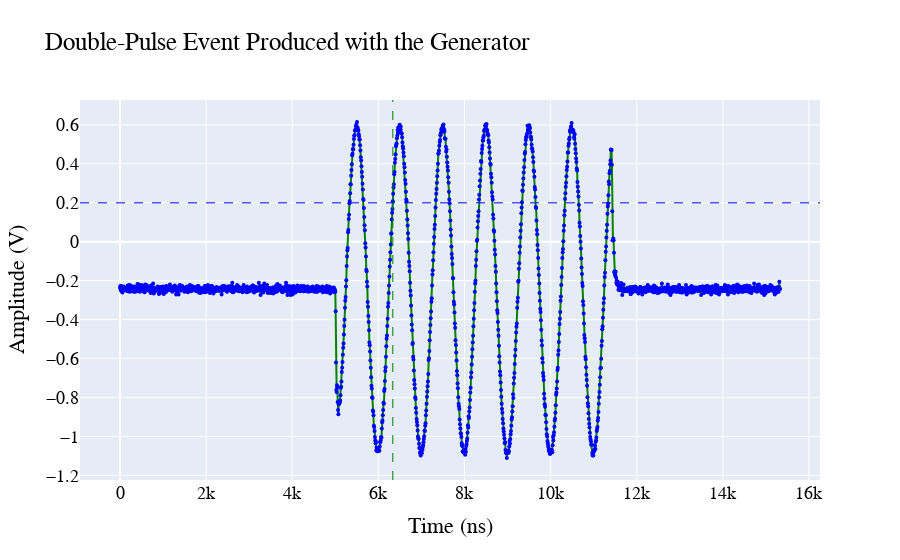

Notebook code for this chart:
### Markdown cell above
We can replot the last plot using Plotly.  

### To install Plotly execute *sudo pip3 install plotly*

### Code cell
import plotly
from plotly.offline import iplot, init_notebook_mode
init_notebook_mode(connected = True)
import plotly.graph_objs as go
fig = go.Figure()
fig.add_trace(go.Scatter(x=x, y=y,mode='lines+markers',
    line=dict(color="green",  width=2),
    marker=dict(color="blue", size=4)))
fig.update_layout(
    title="Double-Pulse Event Produced with the Generator",
    xaxis_title="Time (ns)",
    yaxis_title="Amplitude (V)",
    font=dict(
        family="Courier New, monospace",
        size=18,
        color="Black"))
fig.add_vline(x=(DT_BETWEEN_PULSES+40)*8, line_width=1, line_dash="dash", line_color="green")
fig.add_hline(y=TRESHOLD_VOLT, line_width=1, line_dash="dash", line_color="blue")

fig.show()

### Figure 1 — Plotly figure (JSON) as saved in the notebook; plotly's stock layout.template omitted (floating-point values rounded to 4 significant figures; data arrays with more than 128 entries replaced by an {"elided": "..."} marker saying what was removed)
{"data": [{"line": {"color": "green", "width": 2}, "marker": {"color": "blue", "size": 4}, "mode": "lines+markers", "type": "scatter", "x": {"elided": "1917 int values"}, "y": {"elided": "1917 float values"}}], "layout": {"font": {"color": "Black", "family": "Courier New, monospace", "size": 18}, "shapes": [{"line": {"color": "green", "dash": "dash", "width": 1}, "type": "line", "x0": 6336, "x1": 6336, "xref": "x", "y0": 0, "y1": 1, "yref": "y domain"}, {"line": {"color": "blue", "dash": "dash", "width": 1}, "type": "line", "x0": 0, "x1": 1, "xref": "x domain", "y0": 0.2, "y1": 0.2, "yref": "y"}], "title": {"text": "Double-Pulse Event Produced with the Generator"}, "xaxis": {"title": {"text": "Time (ns)"}}, "yaxis": {"title": {"text": "Amplitude (V)"}}}}
